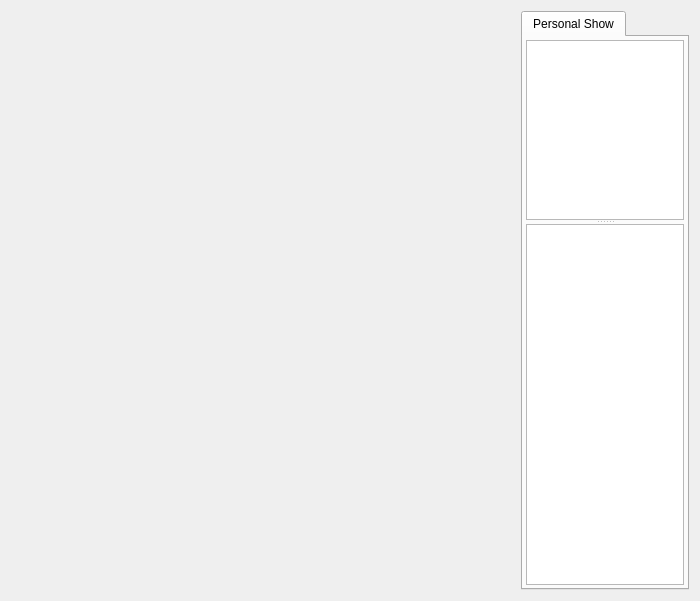
<?xml version="1.0" encoding="UTF-8"?>
<ui version="4.0">
 <class>ContactChatWidgetClass</class>
 <widget class="QWidget" name="ContactChatWidgetClass">
  <property name="geometry">
   <rect>
    <x>0</x>
    <y>0</y>
    <width>700</width>
    <height>601</height>
   </rect>
  </property>
  <property name="sizePolicy">
   <sizepolicy hsizetype="Expanding" vsizetype="Preferred">
    <horstretch>0</horstretch>
    <verstretch>0</verstretch>
   </sizepolicy>
  </property>
  <property name="acceptDrops">
   <bool>true</bool>
  </property>
  <property name="windowTitle">
   <string notr="true">ContactChatWindow</string>
  </property>
  <layout class="QHBoxLayout" name="horizontalLayout">
   <item>
    <widget class="ChatMessageWindow" name="chatMessageWindow" native="true">
     <property name="sizePolicy">
      <sizepolicy hsizetype="Expanding" vsizetype="Expanding">
       <horstretch>3</horstretch>
       <verstretch>0</verstretch>
      </sizepolicy>
     </property>
    </widget>
   </item>
   <item>
    <widget class="QTabWidget" name="tabWidget">
     <property name="sizePolicy">
      <sizepolicy hsizetype="Preferred" vsizetype="Expanding">
       <horstretch>1</horstretch>
       <verstretch>0</verstretch>
      </sizepolicy>
     </property>
     <widget class="QWidget" name="tabPersonalShow">
      <property name="sizePolicy">
       <sizepolicy hsizetype="Expanding" vsizetype="Preferred">
        <horstretch>0</horstretch>
        <verstretch>0</verstretch>
       </sizepolicy>
      </property>
      <attribute name="title">
       <string>Personal Show</string>
      </attribute>
      <layout class="QGridLayout" name="gridLayout_2">
       <property name="leftMargin">
        <number>3</number>
       </property>
       <property name="topMargin">
        <number>3</number>
       </property>
       <property name="rightMargin">
        <number>3</number>
       </property>
       <property name="bottomMargin">
        <number>3</number>
       </property>
       <property name="spacing">
        <number>3</number>
       </property>
       <item row="0" column="0">
        <widget class="QSplitter" name="splitter">
         <property name="sizePolicy">
          <sizepolicy hsizetype="Preferred" vsizetype="Expanding">
           <horstretch>0</horstretch>
           <verstretch>0</verstretch>
          </sizepolicy>
         </property>
         <property name="orientation">
          <enum>Qt::Vertical</enum>
         </property>
         <widget class="QTextBrowser" name="textBrowserAnnounce">
          <property name="sizePolicy">
           <sizepolicy hsizetype="Preferred" vsizetype="Expanding">
            <horstretch>0</horstretch>
            <verstretch>1</verstretch>
           </sizepolicy>
          </property>
         </widget>
         <widget class="QListWidget" name="listWidgetMembers">
          <property name="sizePolicy">
           <sizepolicy hsizetype="Preferred" vsizetype="Expanding">
            <horstretch>0</horstretch>
            <verstretch>2</verstretch>
           </sizepolicy>
          </property>
          <property name="editTriggers">
           <set>QAbstractItemView::NoEditTriggers</set>
          </property>
         </widget>
        </widget>
       </item>
      </layout>
     </widget>
    </widget>
   </item>
  </layout>
 </widget>
 <layoutdefault spacing="6" margin="11"/>
 <customwidgets>
  <customwidget>
   <class>ChatMessageWindow</class>
   <extends>QWidget</extends>
   <header>chatmessagewindow.h</header>
   <container>1</container>
  </customwidget>
 </customwidgets>
 <resources/>
 <connections/>
</ui>
